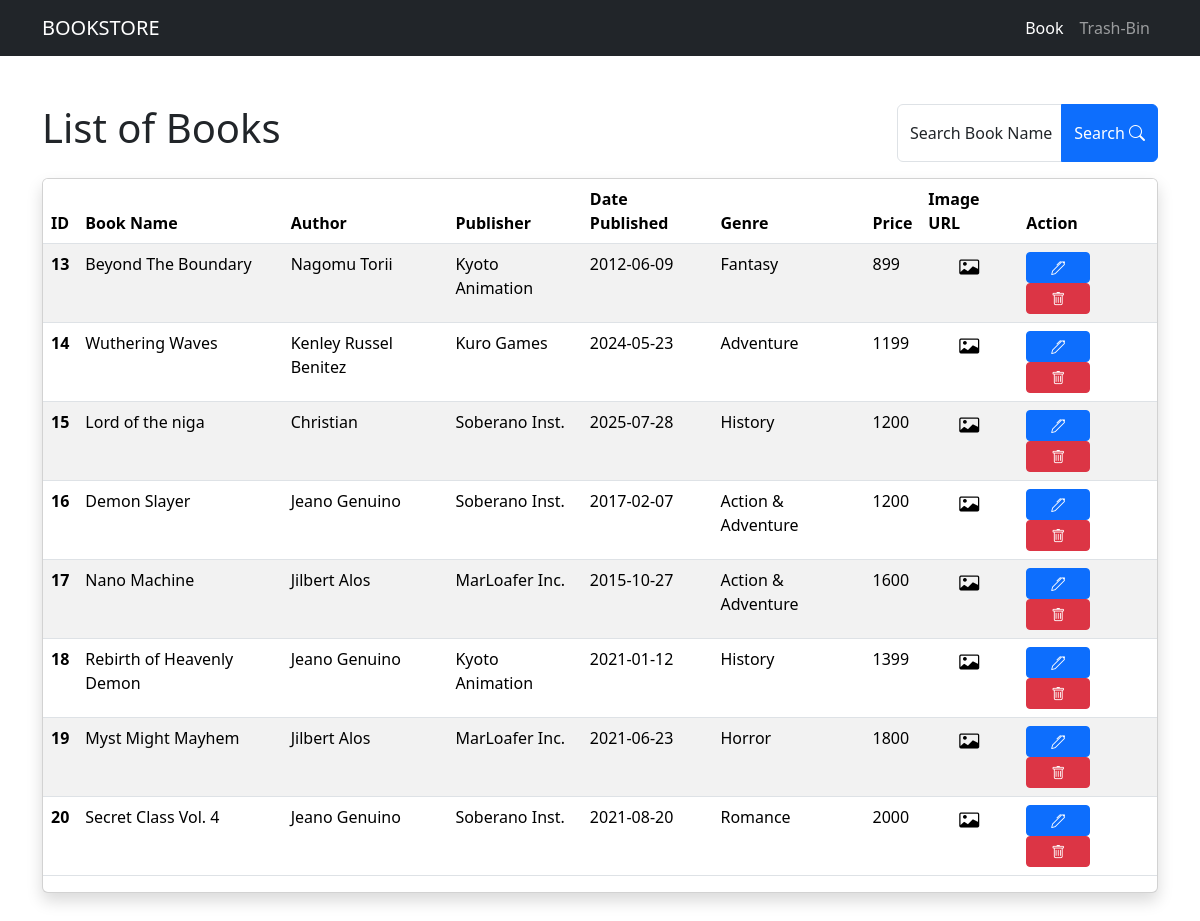
Page /navigation/bookManagement.php on the earlier database version.
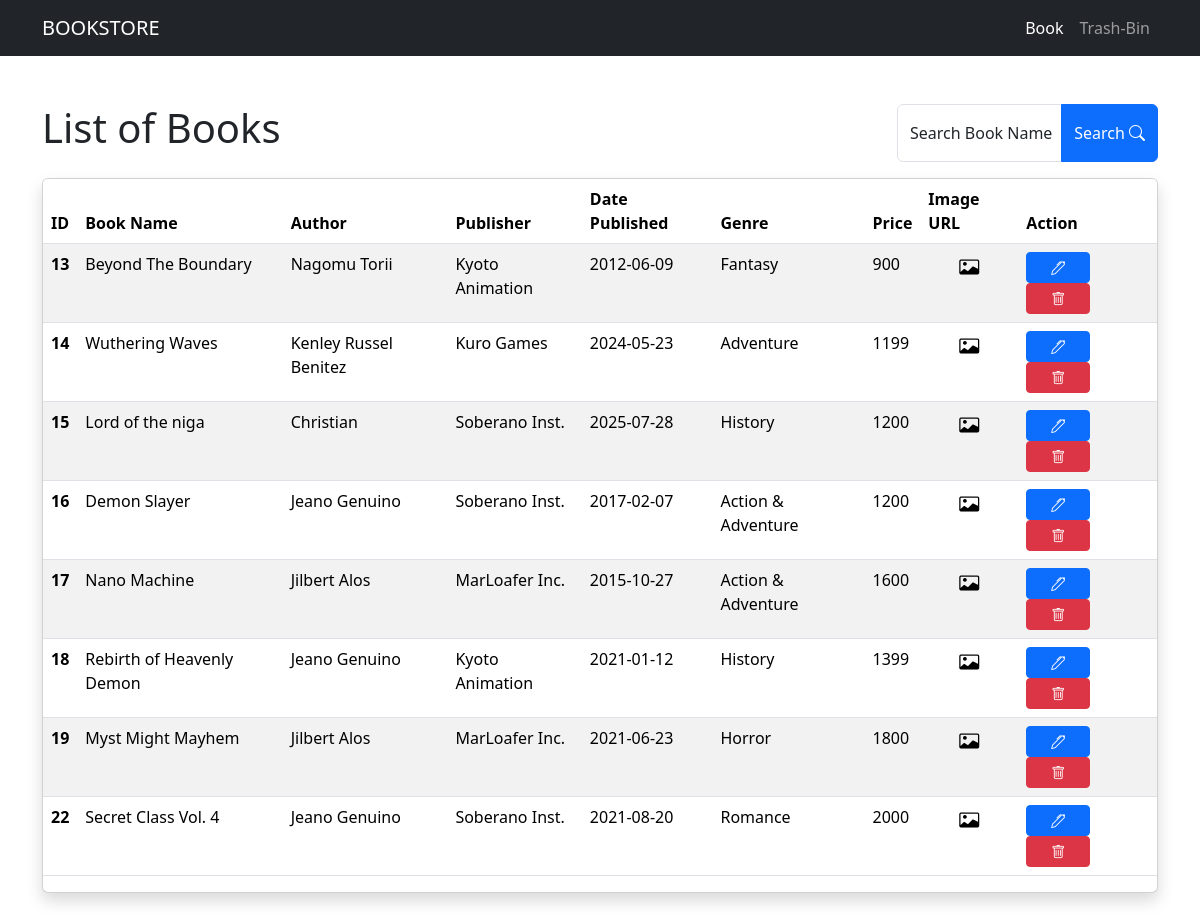
Same page on the later database version.
### tables this page shows
CREATE TABLE `book_table` (
  `_id` int(11) NOT NULL,
  `name` varchar(50) NOT NULL,
  `author` varchar(50) NOT NULL,
  `image` varchar(255) NOT NULL,
  `date_published` varchar(20) NOT NULL,
  `publisher` varchar(50) NOT NULL,
  `genre` varchar(50) NOT NULL,
  `price` int(11) NOT NULL,
  `is_deleted` tinyint(1) NOT NULL DEFAULT 0,
  `deleted_at` datetime DEFAULT NULL
);

### navigation/bookManagement.php (the view, shortened to what this page needs)
<?php
require "../config/config.php";
?>
<?php
$allBooks = null;
if (isset($_GET["query"])) {
    $query = trim($_GET["query"]);
    try {
        $search = $conn->prepare("SELECT * FROM book_table WHERE name LIKE :query;");
        $queryWildcard = "%" . $query ."%";
        $search->execute([":query" => $queryWildcard]);
        $allBooks = $search->fetchAll(PDO::FETCH_OBJ);
    }
    catch (Exception $e) {
        echo "Failed to load data: ". $e->getMessage();
    }
}else {
    $book = $conn->prepare("SELECT * FROM book_table WHERE is_deleted = FALSE;");
    $book->execute();
    $allBooks = $book->fetchAll(PDO::FETCH_OBJ);
}
?>
<!DOCTYPE html>
<html lang="en">
<head>
    <link rel="stylesheet" href="https://cdn.jsdelivr.net/npm/bootstrap-icons@1.13.1/font/bootstrap-icons.min.css">
    <link href="https://cdn.jsdelivr.net/npm/bootstrap@5.3.7/dist/css/bootstrap.min.css" rel="stylesheet">
</head>
<body>
    <?php include("../utils/header.php") ?>
    <main>
        <section class="container my-5">
            <div class="row mb-3">
                <div class="col-sm-6 col-md-8 col-xl-9">
                    <h1>List of Books</h1>
                </div>
                <div class="col-sm-6 col-md-4 col-xl-3">
                    <form action="bookManagement.php" method="GET">
                        <div class="input-group">
                            <div class="form-floating flex-grow-1"> <input type="text" name="query" id="searchbar" class="form-control" placeholder="Search Book" value="<?php echo htmlspecialchars($_GET['query'] ?? ''); ?>">
                                <label for="searchbar">Search Book Name</label>
                            </div>
                            <button class="btn btn-primary" type="submit">
                                Search <i class="bi bi-search"></i>
                            </button>
                        </div>
                    </form>
                </div>
            </div>
            <div class="card table-responsive shadow">
                <table class="table table-striped">
                    <thead>
                        <tr>
                            <th scope="col">ID</th>
                            <th scope="col">Book Name</th>
                            <th scope="col">Author</th>
                            <th scope="col">Publisher</th>
                            <th scope="col">Date Published</th>
                            <th scope="col">Genre</th>
                            <th scope="col">Price</th>
                            <th scope="col">Image URL</th>
                            <th scope="col">Action</th>
                        </tr>
                    </thead>
                    <tbody>
                        <?php foreach ($allBooks as $book): ?>
                            <tr>
                                <th scope="row"><?php echo $book->_id ?></th>
                                <td><?php echo $book->name ?></td>
                                <td><?php echo $book->author ?></td>
                                <td><?php echo $book->publisher ?></td>
                                <td><?php echo $book->date_published ?></td>
                                <td><?php echo $book->genre ?></td>
                                <td><?php echo $book->price ?></td>
                                <td class="text-center fs-5"><i class="bi bi-card-image"></i></td>
                                <td>
                                    <a href="../crud/update.php?upd_id=<?php echo $book->_id; ?>" class="btn btn-primary btn-sm px-4"><i class="bi bi-pen"></i></a>
                                    <a href="../crud/delete.php?del_id=<?php echo $book->_id; ?>" class="btn btn-danger btn-sm px-4"><i class="bi bi-trash"></i></a>
                                </td>
                            </tr>
                        <?php endforeach; ?>
                    </tbody>
                </table>
            </div>
        </section>
    </main>
</body>
</html>

Differences in the rows shown:
removed book_table: _id "20", name "Secret Class Vol. 4", author "Jeano Genuino", publisher "Soberano Inst.", date_published "2021-08-20", genre "Romance", price "2000"
changed book_table "Beyond The Boundary": price "899" → "900"
added book_table: _id "22", name "Secret Class Vol. 4", author "Jeano Genuino", publisher "Soberano Inst.", date_published "2021-08-20", genre "Romance", price "2000"
